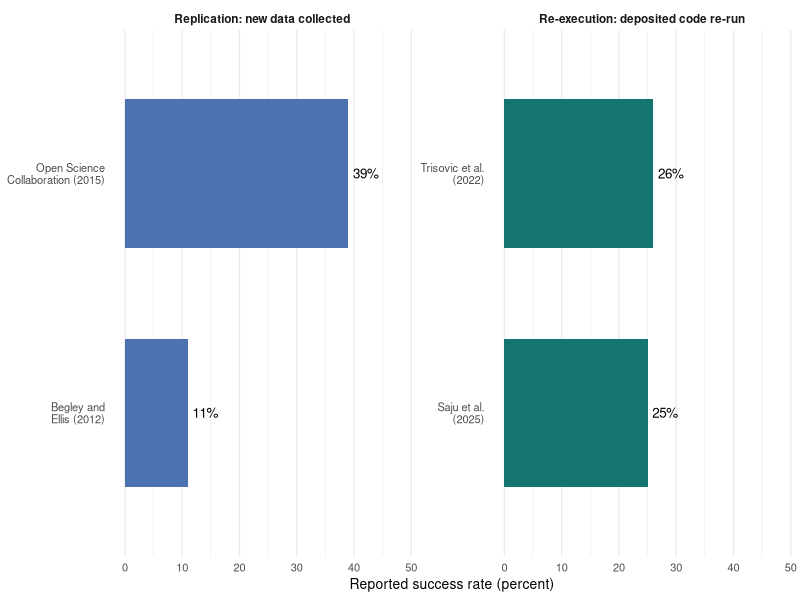

Recreate this plot in R.
## ---- chunk 1
#| label: fig-failure-rates
#| fig-cap: 'Reported success rates in four studies, separated by what each measured. The left panel reports replication studies, in which new data was collected to test a prior finding. The right panel reports re-execution studies, in which deposited code was run again without any attempt to evaluate the science. The re-execution figures are those stated in the text of the studies as cited in this chapter, and are approximate where the source reports a bound rather than a point estimate.'
#| fig-alt: 'A two-panel bar chart of four studies. The left panel, labeled replication, shows the Open Science Collaboration at 39 percent and Begley and Ellis at 11 percent. The right panel, labeled re-execution, shows Trisovic and colleagues at about 26 percent and Saju and colleagues at about 25 percent. All four bars sit well below half, and the two panels reach comparably low values by different routes.'
#| fig-width: 7
#| fig-height: 3.2

library(ggplot2)
library(tibble)

studies <- tibble(
  study = c('Open Science\nCollaboration (2015)',
            'Begley and\nEllis (2012)',
            'Trisovic et al.\n(2022)',
            'Saju et al.\n(2025)'),
  rate = c(39, 11, 26, 25),
  kind = factor(
    c('Replication: new data collected',
      'Replication: new data collected',
      'Re-execution: deposited code re-run',
      'Re-execution: deposited code re-run'),
    levels = c('Replication: new data collected',
               'Re-execution: deposited code re-run')
  )
)

ggplot(studies, aes(x = reorder(study, rate), y = rate)) +
  geom_col(aes(fill = kind), width = 0.62, show.legend = FALSE) +
  geom_text(aes(label = paste0(rate, '%')),
            hjust = -0.18, size = 3.4) +
  coord_flip(ylim = c(0, 48)) +
  facet_wrap(~kind, scales = 'free_y', ncol = 2) +
  scale_fill_manual(values = c(
    'Replication: new data collected' = '#4c72b0',
    'Re-execution: deposited code re-run' = '#14746f'
  )) +
  labs(x = NULL, y = 'Reported success rate (percent)') +
  theme_minimal(base_size = 10) +
  theme(
    panel.grid.major.y = element_blank(),
    strip.text = element_text(face = 'bold', size = 8.5)
  )
